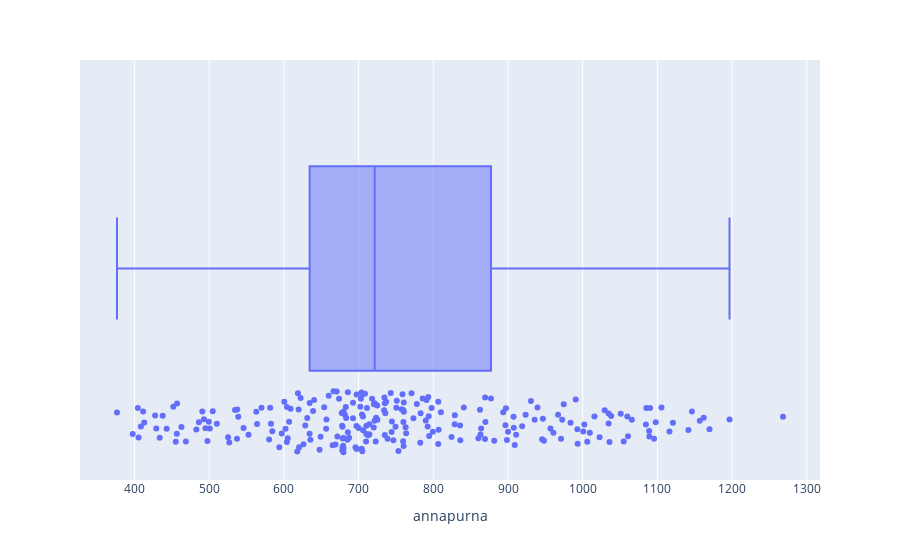

The code cell stored with this chart in its notebook:
### Code cell
fig = px.box(df, x= "annapurna", points = "all")
fig.show()

### Figure 1 — Plotly figure (JSON) as saved in the notebook; plotly's stock layout.template omitted (floating-point values rounded to 4 significant figures; data arrays with more than 128 entries replaced by an {"elided": "..."} marker saying what was removed)
{"data": [{"alignmentgroup": "True", "boxpoints": "all", "hovertemplate": "annapurna=%{x}<extra></extra>", "legendgroup": "", "marker": {"color": "#636efa"}, "name": "", "notched": false, "offsetgroup": "", "orientation": "h", "showlegend": false, "type": "box", "x": {"elided": "246 float values"}, "x0": " ", "xaxis": "x", "y0": " ", "yaxis": "y"}], "layout": {"boxmode": "group", "legend": {"tracegroupgap": 0}, "margin": {"t": 60}, "xaxis": {"anchor": "y", "domain": [0, 1], "title": {"text": "annapurna"}}, "yaxis": {"anchor": "x", "domain": [0, 1]}}}
